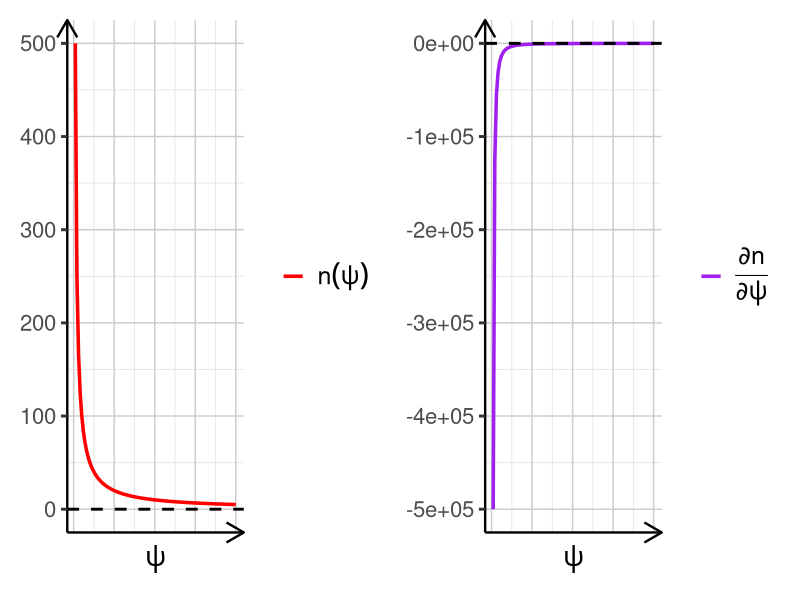

Reproduce this figure in R.
library(tidyverse)
library(numDeriv)
library(patchwork)

# set parameter values
w <- 100
delta <- 1
N <- 100
NA_t <- 100  #set to either 0 or 100
phi <- 0.001

# n(psi) function
n_func <- function(psi) {
  num <- delta / (1 + delta)
  denom <- w * phi * (N - NA_t) + psi * NA_t
  num * w / denom
}

# partial derivative function
ndot_func <- function(psi) {
  grad(n_func, psi)
}

# set simulation bounds and step
psi_seq <- seq(0.001, 0.1, by = 0.001)

# simulate n and ndot over psi
sim_data <- tibble(psi = psi_seq) %>%
  mutate(
    n = map_dbl(psi, n_func),
    ndot = map_dbl(psi, ndot_func)
  )

# define theme
big_text_theme <- theme_classic(base_size = 18) +
  theme(
    plot.title = element_text(hjust = 0.5),
    legend.title = element_blank(),
    legend.text = element_text(size = 18),
    axis.title.x = element_text(size = 20),
    axis.title.y = element_blank(),
    axis.text.x = element_blank(),
    axis.ticks.x = element_blank(),
    axis.text.y = element_text(size = 16),
    axis.ticks.y = element_line(size = 1),
    panel.grid.major = element_line(color = "gray80", size = 0.5),
    panel.grid.minor = element_line(color = "gray90", size = 0.3))

# arrowed axes
arrowed_axes <- function(p) {
  p + 
    coord_cartesian(clip = "off") +
    theme(
      axis.line = element_line(arrow = arrow(type = "open", length = unit(0.2, "inches")))
    )
}

# plot 1: n(psi)
p1 <- ggplot(sim_data, aes(x = psi, y = n)) +
  geom_line(aes(color = "n(psi)"), size = 1.2) +
  geom_hline(yintercept = 0, linetype = "dashed", size = 1, color = "black") +
  scale_color_manual(
    values = c("n(psi)" = "red"),
    labels = c(expression(n(psi)))) +
  labs(x = expression(psi)) +
  big_text_theme

# plot 2: partial derivative
p2 <- ggplot(sim_data, aes(x = psi, y = ndot)) +
  geom_line(aes(color = "partial"), size = 1.2) +
  geom_hline(yintercept = 0, linetype = "dashed", size = 1, color = "black") +
  scale_color_manual(
    values = c("partial" = "purple"),
    labels = c(expression(frac(partialdiff * n, partialdiff * psi)))) +
  labs(x = expression(psi)) +
  big_text_theme

# print plots
(arrowed_axes(p1) | arrowed_axes(p2))
